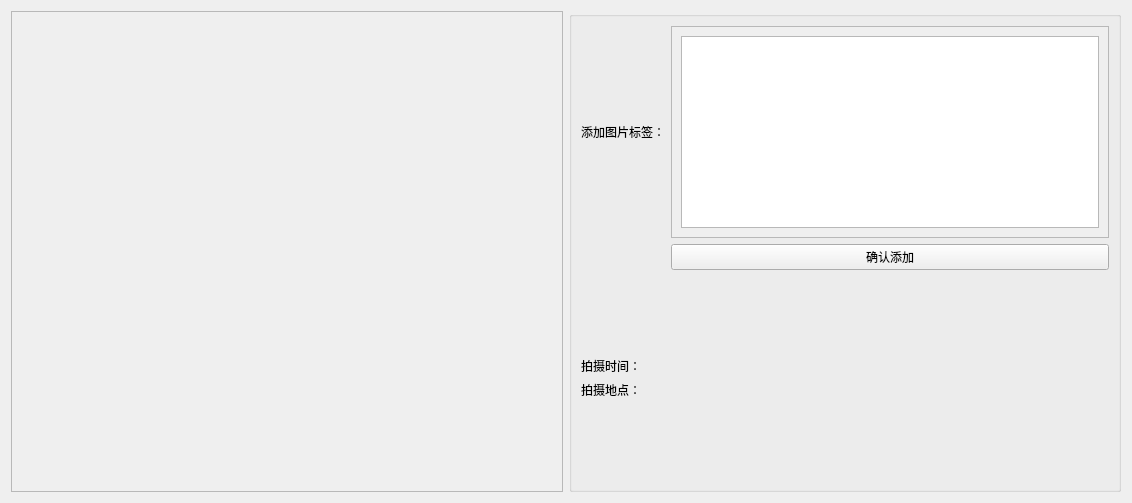
<?xml version="1.0" encoding="UTF-8"?>
<ui version="4.0">
 <class>photoDialog</class>
 <widget class="QWidget" name="photoDialog">
  <property name="geometry">
   <rect>
    <x>0</x>
    <y>0</y>
    <width>1132</width>
    <height>503</height>
   </rect>
  </property>
  <property name="windowTitle">
   <string>Form</string>
  </property>
  <layout class="QHBoxLayout" name="dialog_layout">
   <item>
    <widget class="QScrollArea" name="imgLable_scroll">
     <property name="widgetResizable">
      <bool>true</bool>
     </property>
     <widget class="QWidget" name="imgLabel_layout">
      <property name="geometry">
       <rect>
        <x>0</x>
        <y>0</y>
        <width>550</width>
        <height>479</height>
       </rect>
      </property>
      <layout class="QGridLayout" name="gridLayout">
       <item row="0" column="0">
        <widget class="QLabel" name="imgLabel">
         <property name="text">
          <string/>
         </property>
        </widget>
       </item>
      </layout>
     </widget>
    </widget>
   </item>
   <item>
    <widget class="QGroupBox" name="groupBox">
     <property name="title">
      <string/>
     </property>
     <layout class="QVBoxLayout" name="verticalLayout">
      <item>
       <layout class="QGridLayout" name="addLabelArea_layout">
        <item row="1" column="1">
         <widget class="QPushButton" name="addConfirm_btn">
          <property name="text">
           <string>确认添加</string>
          </property>
         </widget>
        </item>
        <item row="0" column="0">
         <widget class="QLabel" name="textLabel">
          <property name="font">
           <font>
            <family>Arial</family>
            <pointsize>9</pointsize>
           </font>
          </property>
          <property name="text">
           <string>添加图片标签：</string>
          </property>
         </widget>
        </item>
        <item row="0" column="1">
         <widget class="QScrollArea" name="labelInput_scroll">
          <property name="widgetResizable">
           <bool>true</bool>
          </property>
          <widget class="QWidget" name="labelInput_layout">
           <property name="geometry">
            <rect>
             <x>0</x>
             <y>0</y>
             <width>407</width>
             <height>214</height>
            </rect>
           </property>
           <layout class="QGridLayout" name="gridLayout_2">
            <item row="0" column="0">
             <widget class="QTextEdit" name="labelInput_txtEdit">
              <property name="font">
               <font>
                <family>Arial</family>
                <pointsize>12</pointsize>
               </font>
              </property>
             </widget>
            </item>
           </layout>
          </widget>
         </widget>
        </item>
       </layout>
      </item>
      <item>
       <spacer name="verticalSpacer_middle">
        <property name="orientation">
         <enum>Qt::Vertical</enum>
        </property>
        <property name="sizeHint" stdset="0">
         <size>
          <width>20</width>
          <height>40</height>
         </size>
        </property>
       </spacer>
      </item>
      <item>
       <widget class="QLabel" name="label_time">
        <property name="text">
         <string>拍摄时间：</string>
        </property>
       </widget>
      </item>
      <item>
       <widget class="QLabel" name="label_location">
        <property name="text">
         <string>拍摄地点：</string>
        </property>
       </widget>
      </item>
      <item>
       <spacer name="verticalSpacer_bottom">
        <property name="orientation">
         <enum>Qt::Vertical</enum>
        </property>
        <property name="sizeHint" stdset="0">
         <size>
          <width>20</width>
          <height>40</height>
         </size>
        </property>
       </spacer>
      </item>
     </layout>
    </widget>
   </item>
  </layout>
 </widget>
 <resources/>
 <connections/>
</ui>
